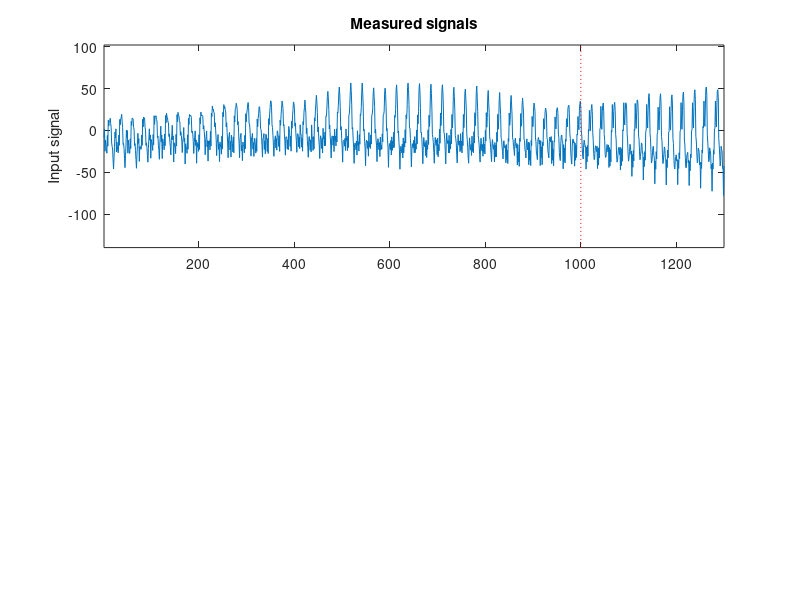

MATLAB code to generate this figure: (Note: this script raises an error after producing the figure.)
%
% Time series analysis
% Lund University
%
% Example code 15: Predicting a BJ model.
%
% Note that Matlab uses a slightly different notation for the BJ model as
% compared to that used in the course. In Matlab's notation:
%
%   A(z) y(t) = [B(z)/F(z)] u(t) + [C(z)/D(z)] e(t)
%
% This means that:
%   A(z) = 1,       B(z) = B(z),    F(z) = A2(z)
%   C(z) = C1(z),   D(z) = A1(z)
%
% Reference: 
%   "An Introduction to Time Series Modeling", 4th ed, by Andreas Jakobsson
%   Studentlitteratur, 2021
%
clear; clc;
close all;
addpath('../functions', '../data')              % Add this line to update the path
rng(1)                                          % Set the seed (just done for the lecture!)

extraN   = 1000;                                % Lets check again why we do this; try removing this.
N        = 1300;
noLags   = 30;
modelLim = 1000;                                % Determine where the validation data starts.

% Simulate some process.
sX = 24;
A1 = [ 1 -1.8 0.82 ];
C1 = [ 1 0 -0.8 ];
A3 = conv( [ 1 zeros(1,sX-1) -1 ], [ 1 -0.4 ] );
C3 = [ 1 0.8 2.1 ];   
B  = [ 1.2 ];
A2 = 1;

% Generate the noise and the input signals.
z = filter( C1, A1, randn(N+extraN, 1) );       % This is the noise model.
x = filter( C3, A3, randn(N+extraN, 1) );       % This is the input signal.

% Form the output using the filtered input. Remove the initial samples.
y = filter( B, A2, x ) + z;
y = y(extraN+1:end);
x = x(extraN+1:end);
xM = x(1:modelLim);                             % Extract model data.
yM = y(1:modelLim);

% Examine the data.
figure; 
subplot(211); 
plot( x );
line( [modelLim modelLim], [-1e6 1e6 ], 'Color','red','LineStyle',':' )
axis([1 N min(x)*1.8 max(x)*1.8])
ylabel('Input signal')
title('Measured signals')
legend('Input signal', 'Prediction starts','Location','SW')
subplot(212); 
plot( y ); 
line( [modelLim modelLim], [-1e6 1e6 ], 'Color','red','LineStyle',':' )
axis([1 N min(y)*1.5 max(y)*1.5])
ylabel('Output signal')
xlabel('Time')
legend('Output signal', 'Prediction starts','Location','SW')


%%%%%%%%%%%%%%%%%%%%%%%%%%%%%%%%%%%%%%%%%%%%%%%%%%%%%%%%%%%%%%%%%%%%%%%%%%%
%% Create a model for the input.
plotACFnPACF( xM, noLags, 'Input, x_t' );


%% There seems to be a strong periodicity at 24, suggesting that a differentiation might help.
diff_xM = filter([ 1 zeros(1,sX-1) -1 ], 1, xM);   diff_xM = diff_xM(sX+1:end);
plotACFnPACF( diff_xM, noLags, sprintf('Differentiated input, \\nabla_{%i} x_t', sX) );


%% Lets try add a1.
estimateARMA( diff_xM, [ 1 1 ], [ 1 ], 'Differentiated input, version 2', noLags );


%% We need c3, and perhaps c2?
estimateARMA( diff_xM, [ 1 1 ], [1 0 0 1], 'Differentiated input, version 3', noLags );


%% Ok, add c2 too... Maybe an a2 term as well...
% Good, now it is white and all coefficients are significant.
inputModel = estimateARMA( diff_xM, [ 1 1 1 ], [1 0 1 1], 'Differentiated input, version 4', noLags );


%%%%%%%%%%%%%%%%%%%%%%%%%%%%%%%%%%%%%%%%%%%%%%%%%%%%%%%%%%%%%%%%%%%%%%%%%%%
%% Create the BJ model.
inputModel.A = conv([1 zeros(1, sX-1) -1], inputModel.A);   % Add the differentiation to the model.
ex = filter( inputModel.A, inputModel.C, xM );              % Lets look at the residaual

figure
plot( ex )                                                  % Note the importance of omitting the intial values!
ylabel('Pre-filtered input signal')
xlabel('Time')
title('Prolonged ringing due to root on the unit circle')


%% Remember to remove the initial samples..
ey = filter( inputModel.A, inputModel.C, yM );   
ex = ex(length(inputModel.A)+30:end );                      % Remove some more samples given the ringing (this is much more than needed).
ey = ey(length(inputModel.A)+30:end );
var_ex = var(ex);

figure;
[Cxy,lags] = xcorr( ey, ex, noLags, 'coeff' );
stem( lags, Cxy )
hold on
condInt = 2*ones(1,length(lags))./sqrt( length(ey) );
plot( lags, condInt,'r--' )
plot( lags, -condInt,'r--' )
hold off
xlabel('Lag')
ylabel('Amplitude')
title('Crosscorrelation between filtered in- and output')
% Seems like we only need b0.


%% Lets form an initial model.
% The function call is estimateBJ( y, x, C1, A1, B, A2, titleStr, noLags )
[ ~, ey ] = estimateBJ( yM, xM, [1], [1], [1], [1], 'BJ model 1', noLags );
fprintf('The input explains %3.1f%% of the variance.\n', 100*(1-var(ey)/var(yM)) )          % Check how much of the signal is explained by the input.


%% Lets try to add a1 and a2
estimateBJ( yM, xM, [1], [1 1 1], [1], [1], 'BJ model 2', noLags );


%% Better... Maybe add a c2 term?
% Yes, now it is white.
[ foundModel, ey, ~, pacfEst ] = estimateBJ( yM, xM, [1 0 1], [1 1 1], [1], [1], 'BJ model 3', noLags );


%% We now have a white residual; can we trust the Monti test?
checkIfNormal( pacfEst(2:end), 'PACF' );


%% How well does it work?
% Check how much of the signal is explained by the model. 
fprintf('The model explains %3.1f%s of the variance.\n', 100*(1-var(ey)/var(yM)), char(37) )        

% It is always wise to plot the filtered input and compared it to the
% data. Also check how much the input now explains. Note that this example
% is selected to be well explained by the input; often it is not this good.
xS = filter( foundModel.B, foundModel.F, xM );
figure
plot([yM xS])
legend('Output signal', 'Explained by input')
fprintf('The input explains %3.1f%% of the variance.\n', 100*(1-var(yM-xS)/var(yM)) )


%%%%%%%%%%%%%%%%%%%%%%%%%%%%%%%%%%%%%%%%%%%%%%%%%%%%%%%%%%%%%%%%%%%%%%%%%%
%% Lets predict the input first.
k = 4;
[Fx, Gx] = polydivision( inputModel.C, inputModel.A, k )
xhatk = filter(Gx, inputModel.C, x);
 
figure
plot([x xhatk] )
line( [modelLim modelLim], [-1e6 1e6 ], 'Color','red','LineStyle',':' )
legend('Input signal', 'Predicted input', 'Prediction starts')
title( sprintf('Predicted input signal, x_{t+%i|t}', k) )
axis([1 N min(x)*1.5 max(x)*1.5])

std_xk = sqrt( sum( Fx.^2 )*var_ex );
fprintf( 'The theoretical std of the %i-step prediction error is %4.2f.\n', k, std_xk)


%% Form the residual. Is it behaving as expected?
ehat = x - xhatk;
ehat = ehat(modelLim:end);

figure
acf( ehat, noLags, 0.05, 1 );
title( sprintf('ACF of the %i-step input prediction residual', k) )
fprintf('This is a %i-step prediction. Ideally, the residual should be an MA(%i) process.\n', k, k-1)
checkIfWhite( ehat );
pacfEst = pacf( ehat, noLags, 0.05 );
checkIfNormal( pacfEst(k+1:end), 'PACF' );



%%%%%%%%%%%%%%%%%%%%%%%%%%%%%%%%%%%%%%%%%%%%%%%%%%%%%%%%%%%%%%%%%%%%%%%%%%
%% Proceed to predict the data using the predicted input.
% Form the BJ prediction polynomials. In our notation, these are
%   A1 = foundModel.D
%   C1 = foundModel.C
%   A2 = foundModel.F
% 
% The KA, KB, and KC polynomials are formed as:
%   KA = conv( A1, A2 );
%   KB = conv( A1, B );
%   KC = conv( A2, C1 );
%
KA = conv( foundModel.D, foundModel.F );
KB = conv( foundModel.D, foundModel.B );
KC = conv( foundModel.F, foundModel.C );

% Form the ARMA prediction for y_t, i.e., for the division C1/A1 (note that
% this is not the same G polynomial as we computed above (that was for x_t,
% this is for y_t).  
%
% Remark: 
% One could also compute this as KC/KA. This is in theory the same thing as
% KC/KA = C1/A1, but sometimes it can be easier for Matlab to handle the
% larger polynomials (it does not know of the common A2 factor). In case
% you get odd results from your C1/A1 solution, it might thus actually be
% worth trying to compute KC/KA instead (it has been known to help!) 
[Fy, Gy] = polydivision( foundModel.C, foundModel.D, k );

% Compute the \hat\hat{F} and \hat\hat{G} polynomials.
[Fhh, Ghh] = polydivision( conv(Fy, KB), KC, k );

% Form the predicted output signal using the predicted input signal.
yhatk  = filter(Fhh, 1, xhatk) + filter(Ghh, KC, x) + filter(Gy, KC, y);

% A very common error is to forget to add the predicted inputs. Lets try
% that to see what happens.
% yhatk  = filter(Ghh, KC, x) + filter(Gy, KC, y);

figure
plot([y yhatk] )
line( [modelLim modelLim], [-1e6 1e6 ], 'Color','red','LineStyle',':' )
legend('Output signal', 'Predicted output', 'Prediction starts')
title( sprintf('Predicted output signal, y_{t+%i|t}', k) )
axis([1 N min(y)*1.5 max(y)*1.5])


%% What does the ACF look like - what should it look like?
ehat = y - yhatk;
ehat = ehat(modelLim:end);
varY = var(y(modelLim:end));

figure
acf( ehat, noLags, 0.05, 1 );
title( sprintf('ACF of the %i-step output prediction residual', k) )
checkIfWhite( ehat );
pacfEst = pacf( ehat, noLags, 0.05 );
checkIfNormal( pacfEst(k+1:end), 'PACF' );

fprintf('Prediction results:\n')
fprintf('  The variance of the validations data is    %7.2f\n', varY )
fprintf('  The variance of the prediction residual is %7.2f\n', var(ehat) )
fprintf('  The prediction explains %3.1f%% of the variance\n',  (1-var(ehat)/varY)*100 )


%% Lets compare with a naive predictor
% As the data has a season of sX, a more suitable naive predictor when k>>1
% might be to use the value at time t-sX+k. If your estimator is worse than
% this (it can easily happen!), then try to use the naive as your starting
% point, and then see if you can improve on it.
testDataInd = modelLim:N;
[yNaive, var_naive] = naivePred(y, testDataInd, k, sX );

figure
plot([y(testDataInd) yhatk(testDataInd) yNaive])
title('Predictions on test data')
legend('y','yhat', 'Naive')
fprintf('Naive predictor:\n  The variance of the naive prediction residual is %5.2f\n', var_naive )
if var_naive>varY
    fprintf('  NOTE: This is higher than the variance of the data!!!\n');
end

